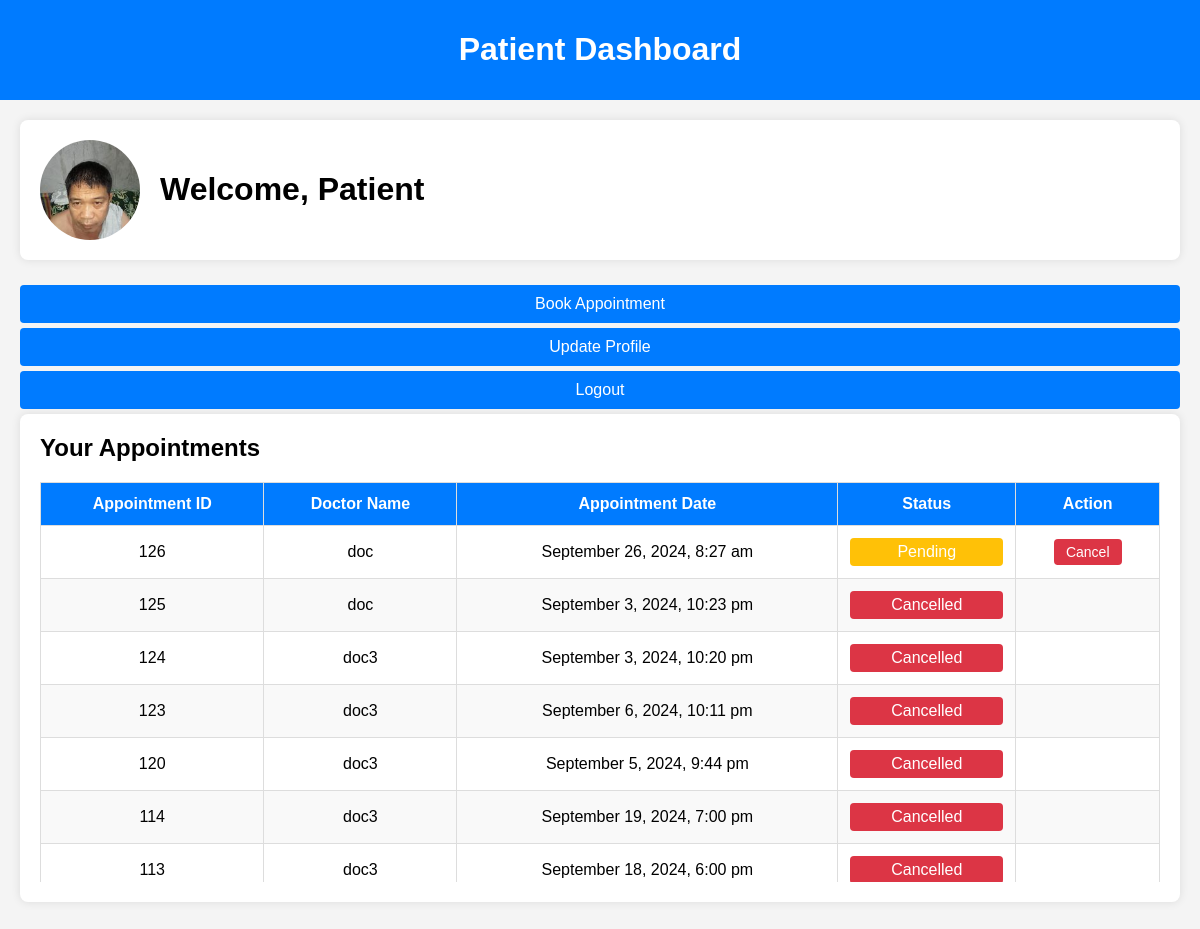
Page /user/patient_dashboard.php (signed in) on the earlier database version.
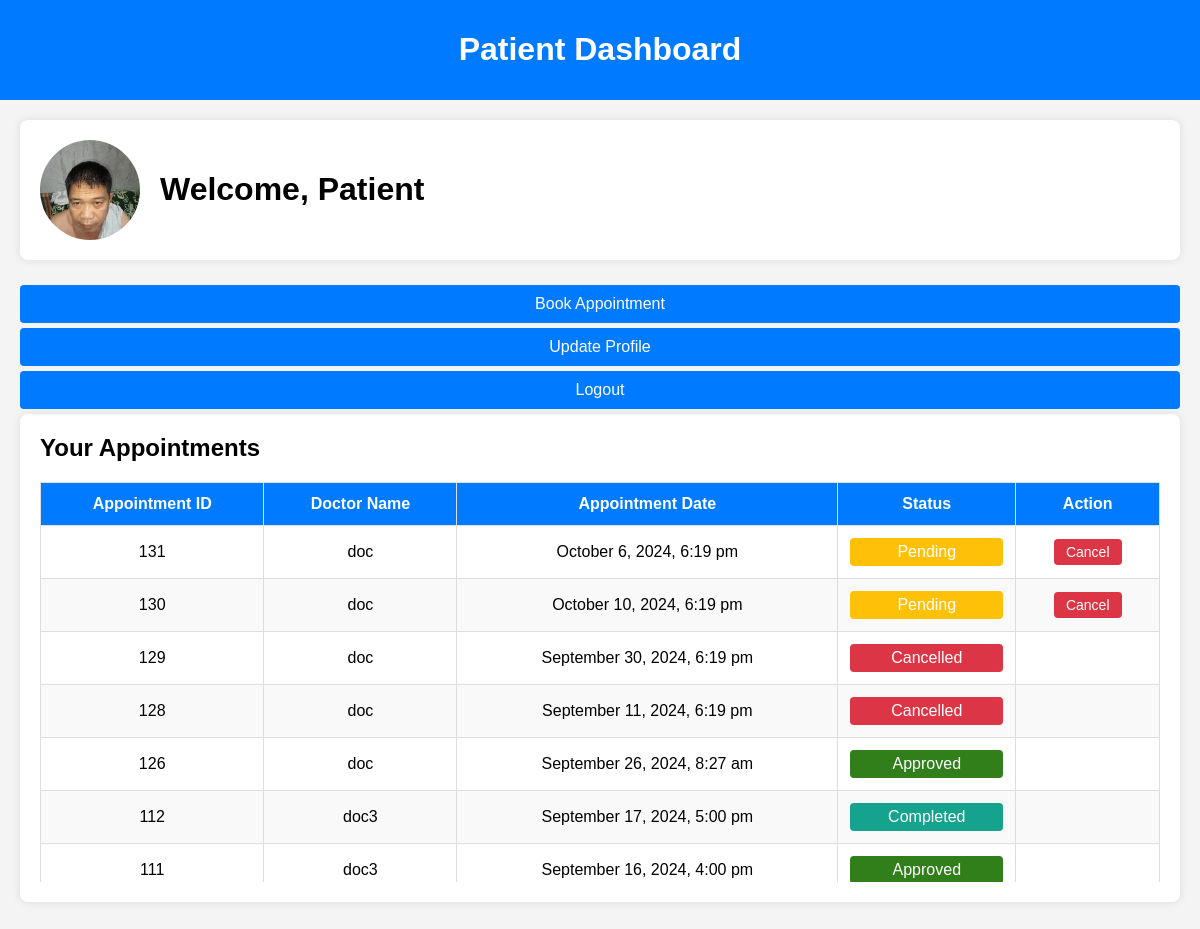
Same page on the later database version.
### tables this page shows
CREATE TABLE `appointments` (
  `id` int(11) NOT NULL,
  `patient_id` int(11) NOT NULL,
  `doctor_id` int(11) NOT NULL,
  `appointment_date` datetime NOT NULL,
  `status` enum('Pending','Completed','Cancelled','Approved') DEFAULT 'Pending',
  `created_at` timestamp NOT NULL DEFAULT current_timestamp(),
  `updated_at` timestamp NOT NULL DEFAULT current_timestamp() ON UPDATE current_timestamp(),
  `patient_name` varchar(255) DEFAULT NULL,
  `doctor_name` varchar(255) DEFAULT NULL
);

CREATE TABLE `doctors` (
  `id` int(11) NOT NULL,
  `user_id` int(11) NOT NULL,
  `specialization` varchar(255) DEFAULT NULL,
  `availability_schedule` text DEFAULT NULL,
  `created_at` timestamp NOT NULL DEFAULT current_timestamp(),
  `updated_at` timestamp NOT NULL DEFAULT current_timestamp() ON UPDATE current_timestamp(),
  `name` varchar(255) DEFAULT NULL
);

### user/patient_dashboard.php (the view, shortened to what this page needs)
<?php
include '../db.php';
$patient_id = $_SESSION['user_id'];
$stmt = $pdo->prepare("SELECT image FROM users WHERE id = ?");
$stmt->execute([$patient_id]);
$patient = $stmt->fetch();
$profile_image = !empty($patient['image']) ? $patient['image'] : 'default.jpg';
$stmt = $pdo->prepare("
    SELECT a.id AS appointment_id, d.name AS doctor_name, a.appointment_date, a.status
    FROM appointments a
    JOIN doctors d ON a.doctor_id = d.id
    JOIN patients p ON a.patient_id = p.id
    WHERE p.user_id = ?
    ORDER BY a.id DESC
");
$stmt->execute([$patient_id]);
$appointments = $stmt->fetchAll();
?>
<!DOCTYPE html>
<html lang="en">
<head>
</head>
<body>
<div class="navbar">
    <h1>Patient Dashboard</h1>
</div>
<div class="container">
    <div class="profile-card">
        <img src="../uploads/<?php echo htmlspecialchars($profile_image); ?>" alt="Profile Image">
        <div>
            <h1>Welcome, Patient</h1>
        </div>
    </div>
    <div class="dashboard-links">
        <a href="book_appointment.php">Book Appointment</a>
        <a href="update_profile.php">Update Profile</a>
        <a href="../logout.php">Logout</a>
    </div>
    <div class="card">
        <h2>Your Appointments</h2>
        <div class="table-wrapper">
            <table>
                <thead>
                    <tr>
                        <th>Appointment ID</th>
                        <th>Doctor Name</th>
                        <th>Appointment Date</th>
                        <th>Status</th>
                        <th class="action-column">Action</th>
                    </tr>
                </thead>
                <tbody>
                    <?php if (!empty($appointments)): ?>
                        <?php foreach ($appointments as $appointment): ?>
                            <tr>
                                <td><?php echo htmlspecialchars($appointment['appointment_id']); ?></td>
                                <td><?php echo htmlspecialchars($appointment['doctor_name']); ?></td>
                                <td><?php echo htmlspecialchars(date('F j, Y, g:i a', strtotime($appointment['appointment_date']))); ?></td>
                                <td><span class="status <?php echo htmlspecialchars($appointment['status']); ?>"><?php echo htmlspecialchars($appointment['status']); ?></span></td>
                                <td class="action-column">
                                    <?php if ($appointment['status'] === 'Pending'): ?>
                                        <button class="action-button cancel-btn" data-id="<?php echo htmlspecialchars($appointment['appointment_id']); ?>">Cancel</button>
                                    <?php endif; ?>
                                </td>
                            </tr>
                        <?php endforeach; ?>
                    <?php else: ?>
                        <tr>
                            <td colspan="5" style="text-align: center;">No appointments found.</td>
                        </tr>
                    <?php endif; ?>
                </tbody>
            </table>
        </div>
    </div>
</div>
</body>
</html>

Differences in the rows shown:
removed appointments: id "125", doctor.name "doc", appointment_date "September 3, 2024, 10:23 pm", status "Cancelled"
removed appointments: id "124", doctor.name "doc3", appointment_date "September 3, 2024, 10:20 pm", status "Cancelled"
removed appointments: id "123", doctor.name "doc3", appointment_date "September 6, 2024, 10:11 pm", status "Cancelled"
removed appointments: id "120", doctor.name "doc3", appointment_date "September 5, 2024, 9:44 pm", status "Cancelled"
removed appointments: id "114", doctor.name "doc3", appointment_date "September 19, 2024, 7:00 pm", status "Cancelled"
removed appointments: id "113", doctor.name "doc3", appointment_date "September 18, 2024, 6:00 pm", status "Cancelled"
added appointments: id "131", doctor.name "doc", appointment_date "October 6, 2024, 6:19 pm", status "Pending"
added appointments: id "130", doctor.name "doc", appointment_date "October 10, 2024, 6:19 pm", status "Pending"
added appointments: id "129", doctor.name "doc", appointment_date "September 30, 2024, 6:19 pm", status "Cancelled"
added appointments: id "128", doctor.name "doc", appointment_date "September 11, 2024, 6:19 pm", status "Cancelled"
changed appointments "September 26, 2024, 8:27 am": status "Pending" → "Approved"; no longer shows "Cancel"
now on this page (row unchanged): appointments: id "112", doctor.name "doc3", appointment_date "September 17, 2024, 5:00 pm", status "Completed"
now on this page (row unchanged): appointments: id "111", doctor.name "doc3", appointment_date "September 16, 2024, 4:00 pm", status "Approved"
